Frame 1 (no input): blank canvas, image omitted
Frame 60 (the mouse pressed at the canvas centre just before this capture): blank canvas, image omitted
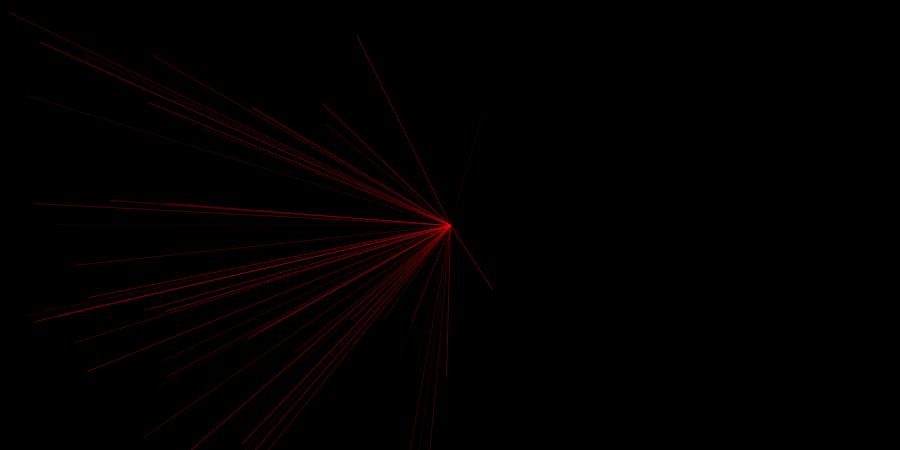
Frame 120 (the mouse held since frame 60 and released just before this capture)

The Processing sketch whose frames 1 and 60 were blank and that drew this single picture after the mouse press (run headless with seeded random() and noise(); from frame 60 on, the mouse is pressed at the canvas centre):

// Processing sketch: processing_59939
// ── processing_59939.pde


void setup()
{
  size(900,450);
  background(0);
  
}
  
void draw()
{   
  stroke(255,0,0,random(100));
  if(mouseX>0 && mouseY>0)
  
  { 
     line(mouseX,mouseY,random(500),random(500));
 
  }
  
  
  
}
